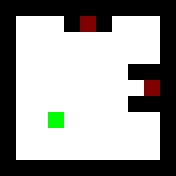

The image is a tile-based game level rendered from a .tmx file. Its description and complete source (layers, tilesets, objects, tile grids) follow:
An orthogonal 11x11 tile map with 16x16 px tiles, 2 tile layers (Layer1, Layer2) and 1 object.

<map version="1.0" orientation="orthogonal" renderorder="right-down" width="11" height="11" tilewidth="16" tileheight="16" nextobjectid="2">
 <tileset firstgid="1" source="Tiles.tsx" />
 <layer name="Layer1" width="11" height="11">
  <data encoding="csv">
1,1,1,1,1,1,1,1,1,1,1,
1,5,5,5,1,5,1,5,5,5,1,
1,5,5,5,5,5,5,5,5,5,1,
1,5,5,5,5,5,5,5,5,5,1,
1,5,5,5,5,5,5,5,1,1,1,
1,5,5,5,5,5,5,5,5,5,1,
1,5,5,5,5,5,5,5,1,1,1,
1,5,5,5,5,5,5,5,5,5,1,
1,5,5,5,5,5,5,5,5,5,1,
1,5,5,5,5,5,5,5,5,5,1,
1,1,1,1,1,1,1,1,1,1,1
</data>
 </layer>
 <layer name="Layer2" width="11" height="11">
  <data encoding="csv">
0,0,0,0,0,0,0,0,0,0,0,
0,0,0,0,0,3,0,0,0,0,0,
0,0,0,0,0,0,0,0,0,0,0,
0,0,0,0,0,0,0,0,0,0,0,
0,0,0,0,0,0,0,0,0,0,0,
0,0,0,0,0,0,0,0,0,3,0,
0,0,0,0,0,0,0,0,0,0,0,
0,0,0,4,0,0,0,0,0,0,0,
0,0,0,0,0,0,0,0,0,0,0,
0,0,0,0,0,0,0,0,0,0,0,
0,0,0,0,0,0,0,0,0,0,0
</data>
 </layer>
 <objectgroup name="Tutorial">
  <object id="1" x="5" y="8">
   <properties>
    <property name="text" value="A red block cannot be controlled until a green block touches it" />
   </properties>
  </object>
 </objectgroup>
</map>
